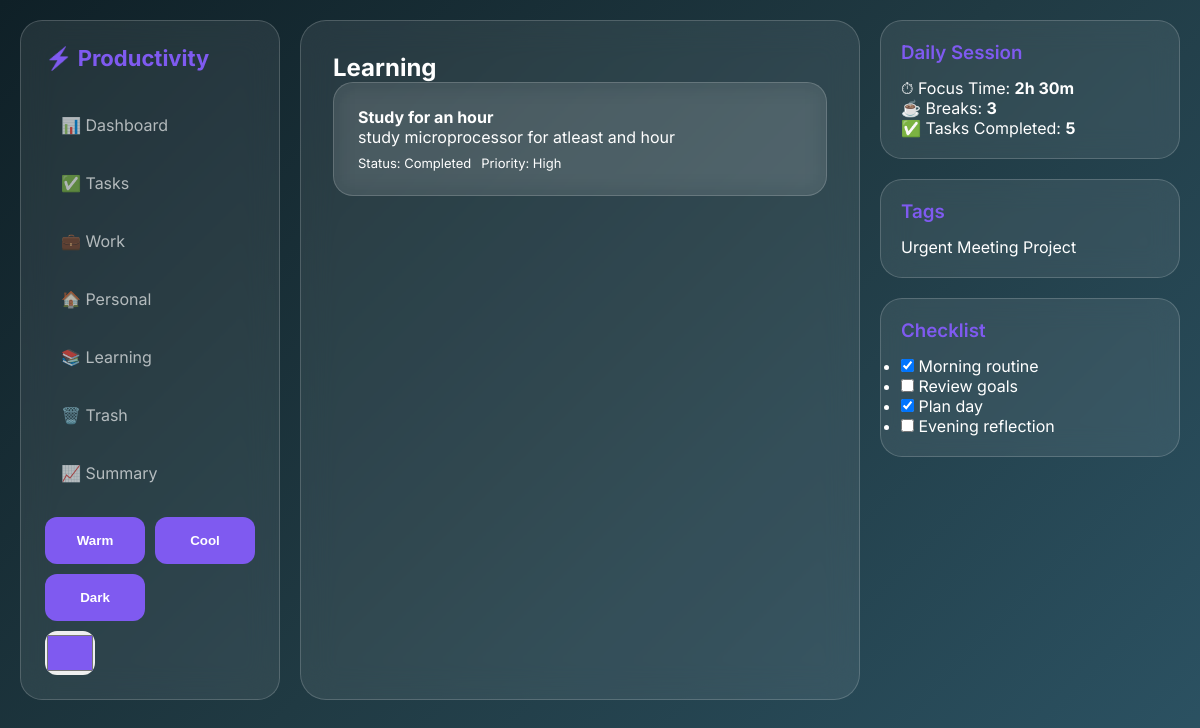
Screenshot of /learning/ (signed in) with the database file from the repository.
### tasks/models.py (models this page shows, shortened)
class Task(models.Model):
    CATEGORY_CHOICES = [
        ('Tasks', 'Tasks'),
        ('Work', 'Work'),
        ('Personal', 'Personal'),
        ('Learning', 'Learning'),
        ('Trash', 'Trash'),
    ]
    STATUS_CHOICES = [
        ('To Do', 'To Do'),
        ('In Progress', 'In Progress'),
        ('Completed', 'Completed'),
    ]
    PRIORITY_CHOICES = [
        ('Low', 'Low'),
        ('Medium', 'Medium'),
        ('High', 'High'),
    ]
    user = models.ForeignKey(User, on_delete=models.CASCADE)
    title = models.CharField(max_length=200)
    description = models.TextField(blank=True, null=True)
    completed = models.BooleanField(default=False)
    priority = models.CharField(max_length=10, choices=PRIORITY_CHOICES, default='Medium')
    due_date = models.DateField(blank=True, null=True)
    created_at = models.DateTimeField(auto_now_add=True)
    category = models.CharField(max_length=20, choices=CATEGORY_CHOICES, default='Tasks')
    status = models.CharField(max_length=15, choices=STATUS_CHOICES, default='To Do')
    estimated_minutes = models.PositiveIntegerField(default=25)
    started_at = models.DateTimeField(blank=True, null=True)

### tasks/views.py (the view)
# urls.py: path('learning/', views.learning_list, name='learning'),
def learning_list(request):
    tasks = Task.objects.filter(user=request.user, category='Learning')
    return render(request, './tasks/tasks.html', {'tasks': tasks, 'title': 'Learning'})

### tasks/templates/tasks/tasks.html (shortened to what this page needs)
{% extends 'base.html' %}
{% block content %}
<h2>{{ title }}</h2>
<div class="activity-cards">
    {% for task in tasks %}
    <div class="activity-card">
        <h4>{{ task.title }}</h4>
        <p>{{ task.description|default:"No description" }}</p>
        <div class="todo-meta">
            <span>Status: {{ task.status }}</span>
            <span>Priority: {{ task.priority }}</span>
        </div>
    </div>
    {% empty %}
    <p>No tasks found.</p>
    {% endfor %}
</div>
{% endblock %}

### tasks/static/css/styles.css (style rules this page uses)
:root { --primary-color: #7f5af0; --bg-main: linear-gradient(135deg, #0f2027, #203a43, #2c5364); --bg-glass: rgba(255, 255, 255, 0.08); --border-glass: rgba(255, 255, 255, 0.18); --text-main: #ffffff; --text-muted: rgba(255, 255, 255, 0.65); }
* { margin: 0; padding: 0; box-sizing: border-box; }
body { font-family: 'Inter', sans-serif; min-height: 100vh; background: var(--bg-main); color: var(--text-main); }
.activity-cards { display: grid; grid-template-columns: repeat(auto-fit, minmax(180px, 1fr)); gap: 20px; }
.activity-card { background: var(--bg-glass); border: 1px solid var(--border-glass); border-radius: 20px; padding: 24px; text-decoration: none; color: #fff; backdrop-filter: blur(12px); transition: all 0.3s ease; }
.todo-meta { display: flex; gap: 10px; margin-top: 8px; font-size: 13px; }
.activity-card, .habit-card, .reminder-card, .todo-item { transition: all 0.3s ease; }

### rows the page displays
Task: category "Learning", title "Study for an hour", description "study microprocessor for atleast and hour", status "Completed", priority "High"
